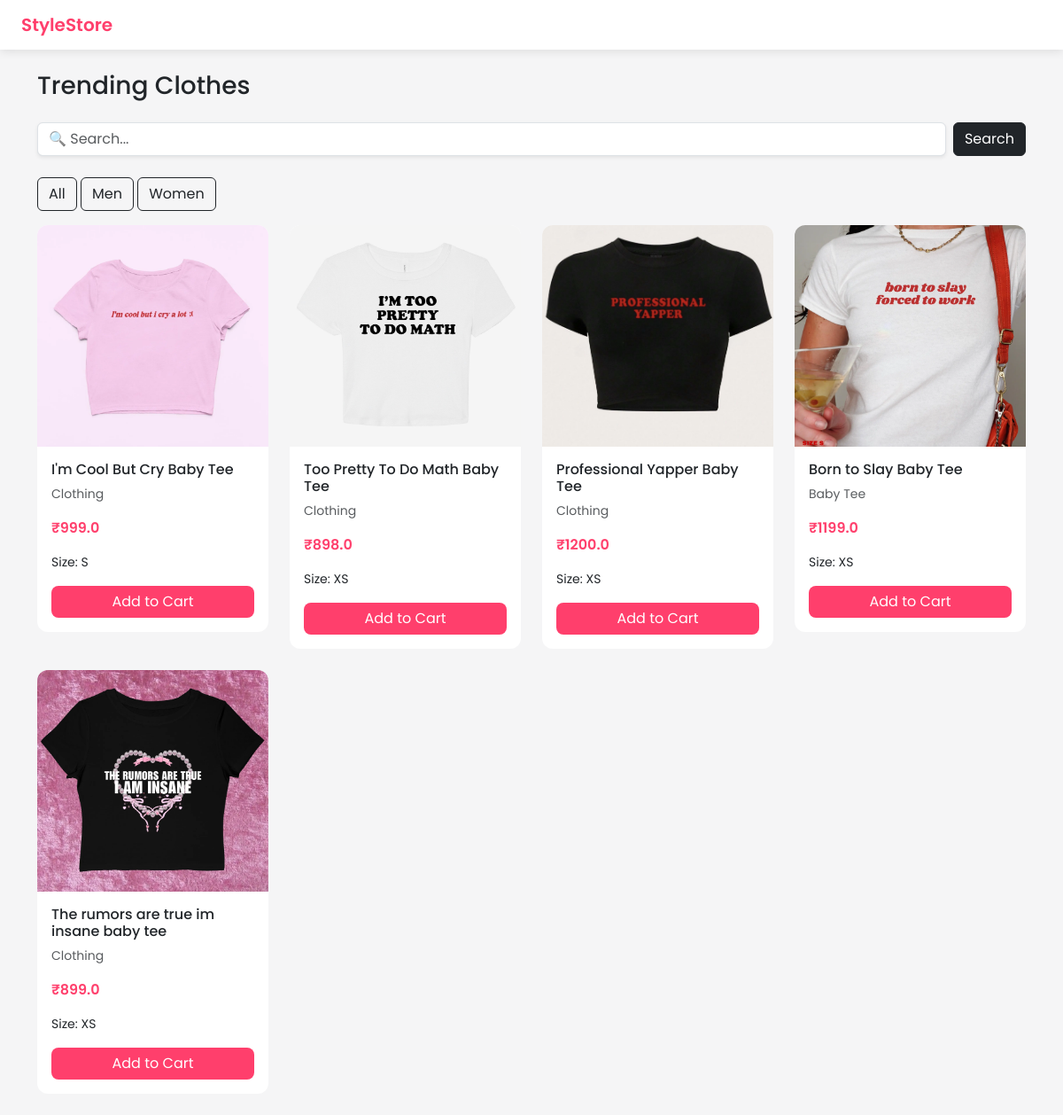
The page / on the database its author committed.
### shop/models.py (models this page shows, shortened)
class Product(models.Model):
    name = models.CharField(max_length=100)
    category = models.CharField(max_length=50, default="Clothing")
    price = models.FloatField()
    description = models.TextField()
    size = models.CharField(max_length=10, default="M")
    image = models.ImageField(upload_to='products/', blank=True, null=True)

### shop/views.py (the view)
# urls.py: 2. Add a URL to urlpatterns:  path('', views.home, name='home')
def home(request):
    category = request.GET.get('category')
    query = request.GET.get('q')
    products = Product.objects.all()
    if category:
        products = products.filter(category__iexact=category)
    if query:
        products = products.filter(name__icontains=query)
    return render(request, 'shop/home.html', {'products': products})

### shop/templates/shop/home.html (shortened to what this page needs)
<!DOCTYPE html>
<html>
<head>
    <link href="https://cdn.jsdelivr.net/npm/bootstrap@5.3.0/dist/css/bootstrap.min.css" rel="stylesheet">
</head>
<body>
<nav class="navbar navbar-expand-lg px-4">
    <a class="navbar-brand" href="#">StyleStore</a>
</nav>
<div class="container mt-4">
    <h3 class="mb-4">Trending Clothes</h3>
    <form method="GET" class="mb-4 d-flex gap-2">
        <input type="text" name="q" class="form-control shadow-sm" placeholder="🔍 Search...">
        <button class="btn btn-dark">Search</button>
    </form>
    <div class="mb-3">
        <a href="/" class="btn btn-outline-dark">All</a>
        <a href="?category=Men" class="btn btn-outline-dark">Men</a>
        <a href="?category=Women" class="btn btn-outline-dark">Women</a>
    </div>
    <div class="row">
        {% for product in products %}
        <div class="col-md-3 mb-4">
            <div class="card">
                {% if product.image %}
                <img src="{{ product.image.url }}">
                {% else %}
                <img src="https://via.placeholder.com/250">
                {% endif %}
                <div class="card-body">
                    <h6>{{ product.name }}</h6>
                    <p class="text-muted small">{{ product.category }}</p>
                    <p class="price">₹{{ product.price }}</p>
                    <p class="small">Size: {{ product.size }}</p>
                    <a href="{% url 'add_to_cart' product.id %}" class="btn btn-buy w-100">
                        Add to Cart
                    </a>
                </div>
            </div>
        </div>
        {% empty %}
        <p>No products available</p>
        {% endfor %}
    </div>
</div>
</body>
</html>

### shop/templates/shop/home.html (style rules this page uses)
body { font-family: 'Poppins', sans-serif; background-color: #f5f5f6; }
.navbar { background-color: white; box-shadow: 0 2px 10px rgba(0,0,0,0.1); }
.navbar-brand { font-weight: 600; color: #ff3f6c !important; }
.card { border: none; border-radius: 12px; overflow: hidden; transition: 0.3s; }
.card img { height: 250px; object-fit: cover; }
.price { color: #ff3f6c; font-weight: 600; }
.btn-buy { background-color: #ff3f6c; color: white; border: none; border-radius: 8px; }

### rows shown on the page
Product: image (picture), name "I'm Cool But Cry Baby Tee", category "Clothing", price "999.0", size "S"
Product: image (picture), name "Too Pretty To Do Math Baby Tee", category "Clothing", price "898.0", size "XS"
Product: image (picture), name "Professional Yapper Baby Tee", category "Clothing", price "1200.0", size "XS"
Product: image (picture), name "Born to Slay Baby Tee", category "Baby Tee", price "1199.0", size "XS"
Product: image (picture), name "The rumors are true im insane baby tee", category "Clothing", price "899.0", size "XS"
